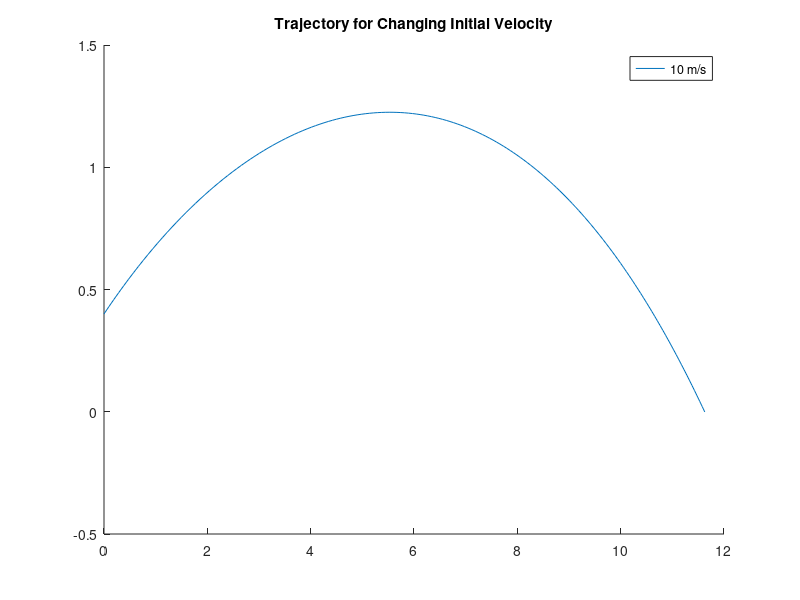

Reproduce this figure in MATLAB. (Note: this script raises an error after producing the figure.)
clear;
clc;
dt = 0.01; %time step
t = 0:dt:10; %vector of all times
vi =10;
angle = 17.5;
anglerad = angle*pi()/180;

p = [0 0.4]; %initial position
ac = [0 -9.81]; %constant acceleration
ad = [0 0]; %drag acceleration
al = [0 0]; % lift acceleration
m = 0.175; %mass
cd0 = 0.08; %drag coefficient
cl0 = 0.15;
cdalpha = 2.72/2;
clalpha = 1.4;
rho = 1.2; %density of air
r = 0.274/2;
area = pi()*r^2;

for j=1:1:length(vi)
    v = [vi(j)*cos(anglerad) vi(j)*sin(anglerad)]; %initial velocity (m/s)
    for i=2:1:length(t)
                                                                                v(i, :) = v(i-1, :)+(ac+ad+al)*dt; %new vel = old vel + deltaT*accel
                                                                                p(i, :) = p(i-1, :)+v(i-1, :)*dt; %new pos = old pos + deltaT*vel

                                                                                theta = atan2((p(i, 2)-p(i-1, 2)), (p(i, 1)-p(i-1, 1))); %instantaneous angle of motion
                                                                                vtot = sqrt(v(i, 1)^2 + v(i, 2)^2); %instantaneous velocity

                                                                                alpha = anglerad - theta; %instantaneous angle of attack (AOA)
                                                                                cd = cd0 + cdalpha*(alpha-(-4*pi()/180))^2; %drag coefficient (including AOA)
                                                                                cl = cl0 + clalpha*alpha; %lift coefficient (including AOA)

                                                                                fd = 0.5*rho*(vtot^2)*cd*area; %drag force
                                                                                ad = (-fd/m)*[cos(theta) sin(theta)]; %acceleration due to drag (applies opposite to motion)      

                                                                                fl = 0.5*rho*(vtot^2)*cl*area; %lift force
                                                                                al = (fl/m)*[-sin(theta) cos(theta)]; % acceleration due to lift (applied perp. to motion)

                                                                                if(p(i, 2) < 0) %stop once the ball hits the "ground"
            airtime(j) = i*dt;
            peak(j) = max(p(:, 2));
            dist(j) = p(i, 1);
            break;
        end
    end
    hold on
    plot(p(:, 1), p(:, 2));
    legendInfo{j} = [num2str(vi(j)) ' m/s'];
end

hold off
legend(legendInfo);
title('Trajectory for Changing Initial Velocity');
subtitle('0.5m Initial Height, 10° Launch Angle');
xlabel('Horizontal Distance (m)');
ylabel('Vertical Distance (m)');
axis equal;
xlim([0 35]);
ylim([0 10]);


disp(airtime);
disp(peak);
disp(dist);